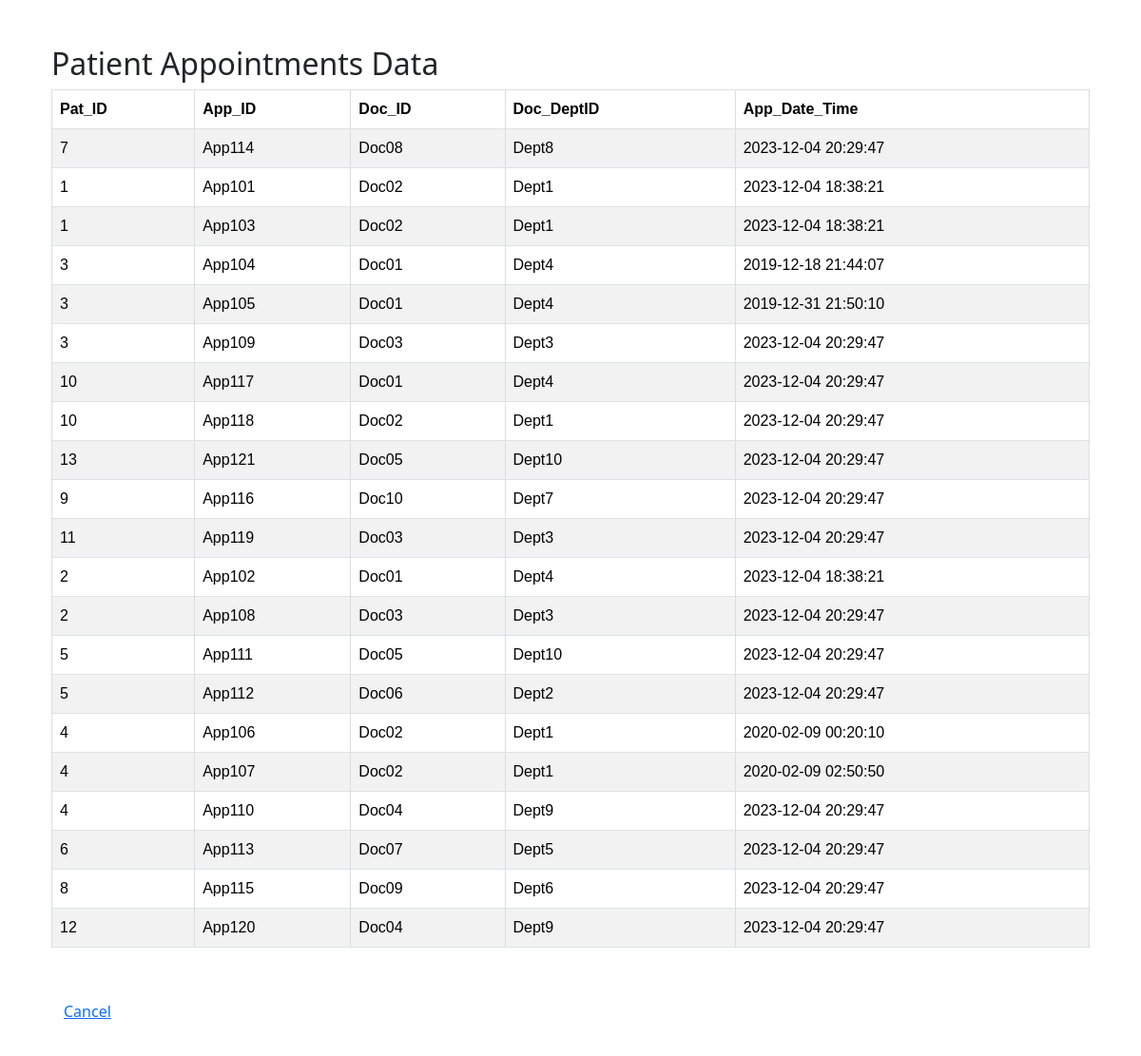
Screenshot of /procedure1_appointments.php with the database file from the repository.
### tables this page shows
CREATE TABLE `appointment` (
  `App_ID` varchar(10) NOT NULL,
  `Pat_ID` int(11) DEFAULT NULL,
  `Doc_ID` varchar(10) DEFAULT NULL,
  `App_Date_Time` timestamp NOT NULL DEFAULT current_timestamp() ON UPDATE current_timestamp(),
  `App_Description` varchar(200) DEFAULT NULL
);

CREATE TABLE `patient_personal_info` (
  `Pat_ID` int(11) NOT NULL,
  `Pat_fname` varchar(20) NOT NULL,
  `Pat_mname` varchar(20) DEFAULT NULL,
  `Pat_lname` varchar(20) NOT NULL,
  `Pat_gender` varchar(1) NOT NULL,
  `Pat_DOB` date NOT NULL,
  `Pat_contactno` bigint(20) NOT NULL,
  `Pat_emailID` varchar(50) DEFAULT NULL CHECK (`Pat_emailID` = lcase(`Pat_emailID`)),
  `Pat_Address` varchar(250) DEFAULT NULL,
  `Pat_MedHistory` varchar(500) DEFAULT NULL,
  `Pat_BloodGroup` varchar(10) NOT NULL
);

CREATE TABLE `doctor_info` (
  `Doc_ID` varchar(10) NOT NULL,
  `Doc_fname` varchar(20) NOT NULL,
  `Doc_mname` varchar(20) DEFAULT NULL,
  `Doc_lname` varchar(20) NOT NULL,
  `Doc_gender` varchar(1) NOT NULL,
  `Doc_DOB` date NOT NULL,
  `Doc_contactno` bigint(20) NOT NULL,
  `Doc_emailID` varchar(50) DEFAULT NULL CHECK (`Doc_emailID` = lcase(`Doc_emailID`)),
  `Doc_Address` varchar(250) DEFAULT NULL,
  `Doc_Specialist` varchar(50) DEFAULT NULL,
  `Doc_DeptID` varchar(10) DEFAULT NULL,
  `Doc_charge` int(11) DEFAULT NULL
);

### procedure1_appointments.php (the view, shortened to what this page needs)
<!DOCTYPE html>
<html>
<head>
    <link href="https://cdn.jsdelivr.net/npm/bootstrap@5.3.2/dist/css/bootstrap.min.css" rel="stylesheet">
    <link rel="stylesheet" href="style.css">
</head>
<body>
    <div class="container my-5">
        <?php
        include "config.php";
        $sql = "SELECT DISTINCT Patient_personal_info.Pat_ID, Appointment.App_ID, Doctor_info.Doc_ID, Doctor_info.Doc_DeptID, Appointment.App_Date_Time FROM Patient_personal_info NATURAL JOIN Appointment NATURAL JOIN Doctor_info";
        if ($result = mysqli_query($link, $sql)) {
            if ($result->num_rows > 0) {
                echo '<div class="container my-5">';
                echo '<h2>Patient Appointments Data</h2>';
                echo '<table class="table table-bordered table-striped">';
                echo '<thead class="thead-dark">';
                echo '<tr>';
                echo '<th>Pat_ID</th>';
                echo '<th>App_ID</th>';
                echo '<th>Doc_ID</th>';
                echo '<th>Doc_DeptID</th>';
                echo '<th>App_Date_Time</th>';
                echo '</tr>';
                echo '</thead>';
                echo '<tbody>';
                while ($row = $result->fetch_array()) {
                    echo '<tr>';
                    echo '<td>' . $row['Pat_ID'] . '</td>';
                    echo '<td>' . $row['App_ID'] . '</td>';
                    echo '<td>' . $row['Doc_ID'] . '</td>';
                    echo '<td>' . $row['Doc_DeptID'] . '</td>';
                    echo '<td>' . $row['App_Date_Time'] . '</td>';
                    echo '</tr>';
                }
                echo '</tbody>';
                echo '</table>';
                echo '</div>';
            } else {
                echo '<div class="container my-5">';
                echo '<h2>No records matching your query were found.</h2>';
                echo '</div>';
            }
        } else {
            echo '<div class="container my-5">';
            echo 'ERROR: Could not execute the query. ' . $mysqli->error;
            echo '</div>';
        }
        ?>
        <div class="container my-2">
            <a class="btn btn-link ml-2" href="index.php">Cancel</a>
        </div>
    </div>
</body>
</html>

### style.css (style rules this page uses)
* { margin: 0; padding: 0; box-sizing: border-box; }
table { font-family: arial, sans-serif; border-collapse: collapse; width: 100%; }
td, th { border: 1px solid #dddddd; text-align: left; padding: 8px; }
tr:nth-child(even) { background-color: white; }

### rows the page displays
appointment: Pat_ID.Pat_ID "7", App_ID "App114", Doc_ID.Doc_ID "Doc08", Doc_ID.Doc_DeptID "Dept8", App_Date_Time "2023-12-04 20:29:47"
appointment: Pat_ID.Pat_ID "1", App_ID "App101", Doc_ID.Doc_ID "Doc02", Doc_ID.Doc_DeptID "Dept1", App_Date_Time "2023-12-04 18:38:21"
appointment: Pat_ID.Pat_ID "1", App_ID "App103", Doc_ID.Doc_ID "Doc02", Doc_ID.Doc_DeptID "Dept1", App_Date_Time "2023-12-04 18:38:21"
appointment: Pat_ID.Pat_ID "3", App_ID "App104", Doc_ID.Doc_ID "Doc01", Doc_ID.Doc_DeptID "Dept4", App_Date_Time "2019-12-18 21:44:07"
appointment: Pat_ID.Pat_ID "3", App_ID "App105", Doc_ID.Doc_ID "Doc01", Doc_ID.Doc_DeptID "Dept4", App_Date_Time "2019-12-31 21:50:10"
appointment: Pat_ID.Pat_ID "3", App_ID "App109", Doc_ID.Doc_ID "Doc03", Doc_ID.Doc_DeptID "Dept3", App_Date_Time "2023-12-04 20:29:47"
appointment: Pat_ID.Pat_ID "10", App_ID "App117", Doc_ID.Doc_ID "Doc01", Doc_ID.Doc_DeptID "Dept4", App_Date_Time "2023-12-04 20:29:47"
appointment: Pat_ID.Pat_ID "10", App_ID "App118", Doc_ID.Doc_ID "Doc02", Doc_ID.Doc_DeptID "Dept1", App_Date_Time "2023-12-04 20:29:47"
appointment: Pat_ID.Pat_ID "13", App_ID "App121", Doc_ID.Doc_ID "Doc05", Doc_ID.Doc_DeptID "Dept10", App_Date_Time "2023-12-04 20:29:47"
appointment: Pat_ID.Pat_ID "9", App_ID "App116", Doc_ID.Doc_ID "Doc10", Doc_ID.Doc_DeptID "Dept7", App_Date_Time "2023-12-04 20:29:47"
appointment: Pat_ID.Pat_ID "11", App_ID "App119", Doc_ID.Doc_ID "Doc03", Doc_ID.Doc_DeptID "Dept3", App_Date_Time "2023-12-04 20:29:47"
appointment: Pat_ID.Pat_ID "2", App_ID "App102", Doc_ID.Doc_ID "Doc01", Doc_ID.Doc_DeptID "Dept4", App_Date_Time "2023-12-04 18:38:21"
appointment: Pat_ID.Pat_ID "2", App_ID "App108", Doc_ID.Doc_ID "Doc03", Doc_ID.Doc_DeptID "Dept3", App_Date_Time "2023-12-04 20:29:47"
appointment: Pat_ID.Pat_ID "5", App_ID "App111", Doc_ID.Doc_ID "Doc05", Doc_ID.Doc_DeptID "Dept10", App_Date_Time "2023-12-04 20:29:47"
appointment: Pat_ID.Pat_ID "5", App_ID "App112", Doc_ID.Doc_ID "Doc06", Doc_ID.Doc_DeptID "Dept2", App_Date_Time "2023-12-04 20:29:47"
appointment: Pat_ID.Pat_ID "4", App_ID "App106", Doc_ID.Doc_ID "Doc02", Doc_ID.Doc_DeptID "Dept1", App_Date_Time "2020-02-09 00:20:10"
appointment: Pat_ID.Pat_ID "4", App_ID "App107", Doc_ID.Doc_ID "Doc02", Doc_ID.Doc_DeptID "Dept1", App_Date_Time "2020-02-09 02:50:50"
appointment: Pat_ID.Pat_ID "4", App_ID "App110", Doc_ID.Doc_ID "Doc04", Doc_ID.Doc_DeptID "Dept9", App_Date_Time "2023-12-04 20:29:47"
appointment: Pat_ID.Pat_ID "6", App_ID "App113", Doc_ID.Doc_ID "Doc07", Doc_ID.Doc_DeptID "Dept5", App_Date_Time "2023-12-04 20:29:47"
appointment: Pat_ID.Pat_ID "8", App_ID "App115", Doc_ID.Doc_ID "Doc09", Doc_ID.Doc_DeptID "Dept6", App_Date_Time "2023-12-04 20:29:47"
appointment: Pat_ID.Pat_ID "12", App_ID "App120", Doc_ID.Doc_ID "Doc04", Doc_ID.Doc_DeptID "Dept9", App_Date_Time "2023-12-04 20:29:47"
